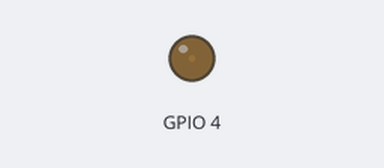
This sketch was run on a simulated ESP32. On the bench: output pins drawn as LEDs (lit = HIGH).

Above: at 0.05 s.
At 1.15 s:
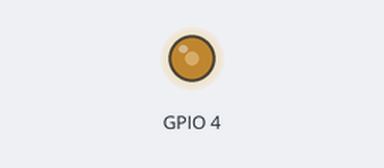
At 2.3 s:
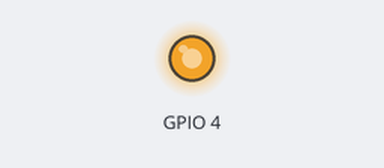
At 4.6 s:
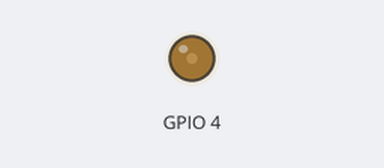
Timing chart, 0 to 6.7 s (numbered marks = the images above):
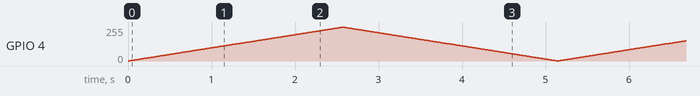

The sketch:

wrong.ino
```cpp
// The Arduino-ESP32 2.x LEDC API: removed in core 3.x, so it does not compile on the pinned core.
const int channel = 0;
int duty = 0;
int step = 1;
unsigned long steppedAt = 0;

void setup() {
  ledcSetup(channel, 5000, 8);
  ledcAttachPin(4, channel);
}

void loop() {
  if (millis() - steppedAt < 10) return;
  steppedAt = millis();
  duty += step;
  if (duty <= 0 || duty >= 255) step = -step;
  ledcWrite(channel, duty);
}
```
